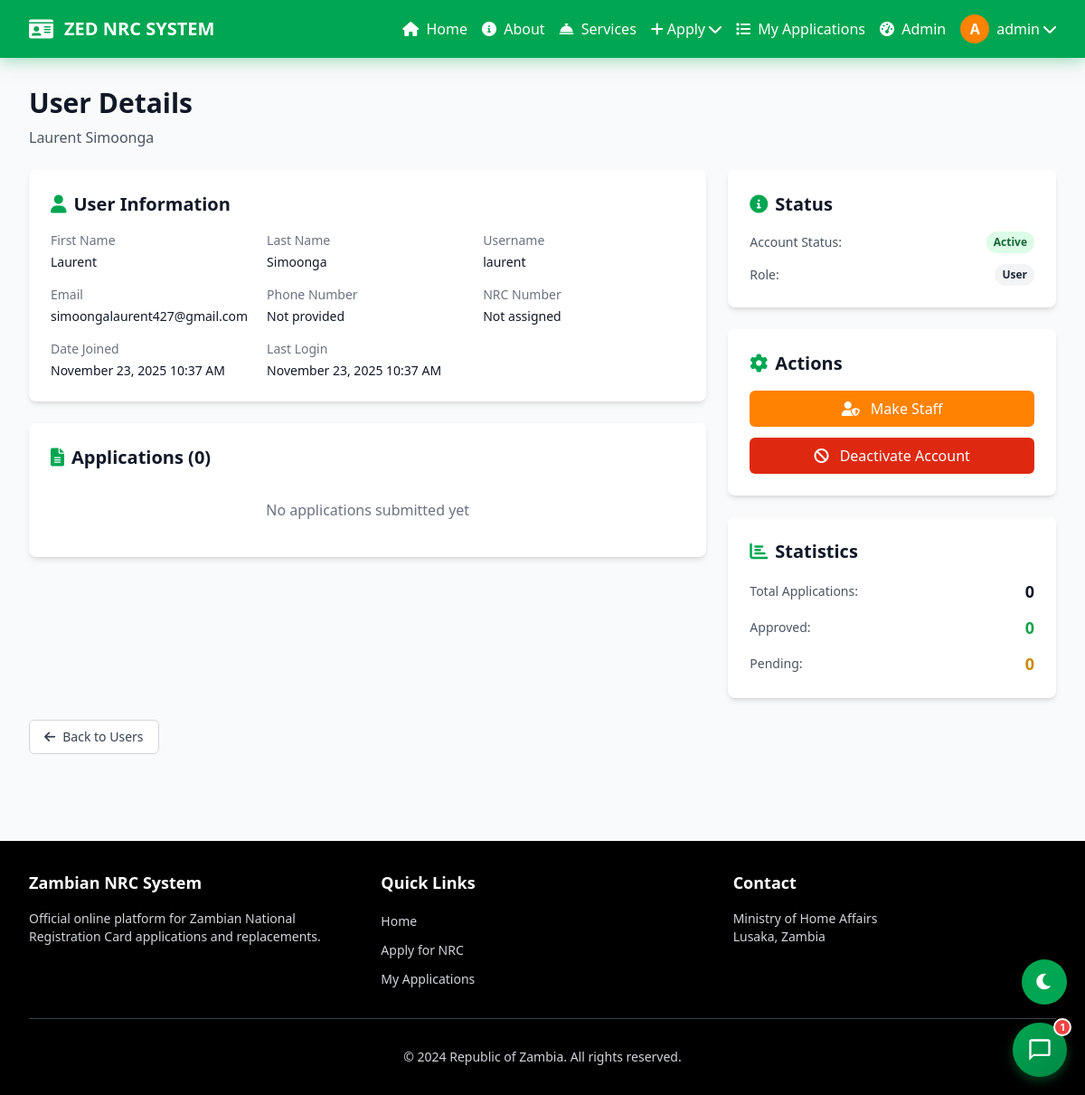
/dashboard/user/1/ (signed in), run on an earlier commit of the app's database.
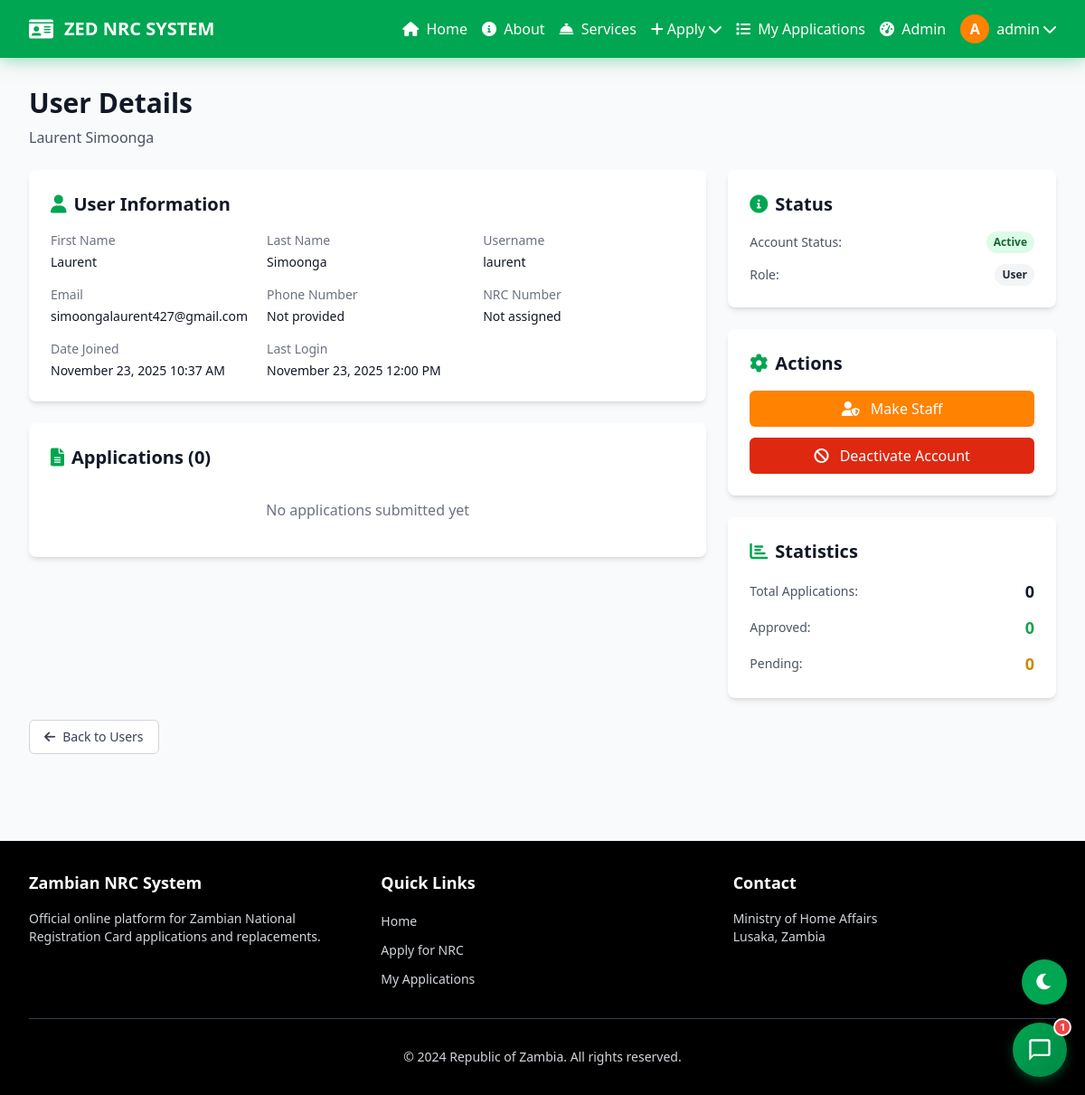
And on a later commit of the database.
### accounts/models.py (models this page shows, shortened)
class CustomUser(AbstractUser):
    phone_number = models.CharField(max_length=15, blank=True)
    nrc_number = models.CharField(max_length=20, blank=True, unique=True, null=True)
    profile_image = models.ImageField(upload_to='profile_images/', blank=True, null=True)
    bio = models.TextField(max_length=500, blank=True)
    otp_code = models.CharField(max_length=6, blank=True, null=True)
    otp_created_at = models.DateTimeField(blank=True, null=True)
    otp_verified = models.BooleanField(default=False)
    def get_initials(self):
        if self.first_name and self.last_name:
            return f"{self.first_name[0]}{self.last_name[0]}".upper()
        return self.username[0].upper() if self.username else "U"

### applications/views.py (the view, shortened to what this page needs)
# urls.py: path('dashboard/user/<int:user_id>/', views.admin_user_detail, name='admin_user_detail'),
@user_passes_test(is_admin)
def admin_user_detail(request, user_id):
    from django.contrib.auth import get_user_model
    User = get_user_model()
    user = get_object_or_404(User, pk=user_id)
    user_applications = NRCApplication.objects.filter(user=user)
    context = {
        'viewed_user': user,
        'user_applications': user_applications,
    }
    return render(request, 'applications/admin_user_detail.html', context)

### applications/views.py (called while the page is built)
def is_admin(user):
    return user.is_staff or user.is_superuser

### templates/applications/admin_user_detail.html (shortened to what the changed rows need)
{% extends 'base.html' %}
{% block content %}
<div class="max-w-6xl mx-auto">
    <div class="mb-6">
        <h1 class="text-3xl font-bold text-gray-900 mb-2">User Details</h1>
        <p class="text-gray-600">{{ viewed_user.get_full_name|default:viewed_user.username }}</p>
    </div>
    <div class="grid grid-cols-1 lg:grid-cols-3 gap-6">
        <div class="lg:col-span-2 space-y-6">
            <div class="bg-white rounded-lg shadow-md p-6">
                <h2 class="text-xl font-semibold text-gray-900 mb-4">
                    <i class="fas fa-user text-zambian-green mr-2"></i>User Information
                </h2>
                <div class="grid grid-cols-1 md:grid-cols-2 gap-4">
                    <div>
                        <label class="block text-sm font-medium text-gray-500">First Name</label>
                        <p class="mt-1 text-sm text-gray-900">{{ viewed_user.first_name|default:"Not provided" }}</p>
                    </div>
                    <div>
                        <label class="block text-sm font-medium text-gray-500">Last Name</label>
                        <p class="mt-1 text-sm text-gray-900">{{ viewed_user.last_name|default:"Not provided" }}</p>
                    </div>
                    <div>
                        <label class="block text-sm font-medium text-gray-500">Username</label>
                        <p class="mt-1 text-sm text-gray-900">{{ viewed_user.username }}</p>
                    </div>
                    <div>
                        <label class="block text-sm font-medium text-gray-500">Email</label>
                        <p class="mt-1 text-sm text-gray-900">{{ viewed_user.email }}</p>
                    </div>
                    <div>
                        <label class="block text-sm font-medium text-gray-500">Phone Number</label>
                        <p class="mt-1 text-sm text-gray-900">{{ viewed_user.phone_number|default:"Not provided" }}</p>
                    </div>
                    <div>
                        <label class="block text-sm font-medium text-gray-500">NRC Number</label>
                        <p class="mt-1 text-sm text-gray-900">{{ viewed_user.nrc_number|default:"Not assigned" }}</p>
                    </div>
                    <div>
                        <label class="block text-sm font-medium text-gray-500">Date Joined</label>
                        <p class="mt-1 text-sm text-gray-900">{{ viewed_user.date_joined|date:"F d, Y g:i A" }}</p>
                    </div>
                    <div>
                        <label class="block text-sm font-medium text-gray-500">Last Login</label>
                        <p class="mt-1 text-sm text-gray-900">{{ viewed_user.last_login|date:"F d, Y g:i A"|default:"Never" }}</p>
                    </div>
                </div>
            </div>
            <div class="bg-white rounded-lg shadow-md p-6">
                <h2 class="text-xl font-semibold text-gray-900 mb-4">
                    <i class="fas fa-file-alt text-zambian-green mr-2"></i>Applications ({{ user_applications.count }})
                </h2>
            </div>
        </div>
        <div class="space-y-6">
            <div class="bg-white rounded-lg shadow-md p-6">
                <h2 class="text-xl font-semibold text-gray-900 mb-4">
                    <i class="fas fa-info-circle text-zambian-green mr-2"></i>Status
                </h2>
            </div>
            {% if not viewed_user.is_superuser %}
            <div class="bg-white rounded-lg shadow-md p-6">
                <h2 class="text-xl font-semibold text-gray-900 mb-4">
                    <i class="fas fa-cog text-zambian-green mr-2"></i>Actions
                </h2>
            </div>
            {% endif %}
            <div class="bg-white rounded-lg shadow-md p-6">
                <h2 class="text-xl font-semibold text-gray-900 mb-4">
                    <i class="fas fa-chart-bar text-zambian-green mr-2"></i>Statistics
                </h2>
            </div>
        </div>
    </div>
</div>
{% endblock %}

What changed in the data, as far as the page shows it:
changed CustomUser "Laurent Simoonga": last_login "November 23, 2025 10:37 AM" → "November 23, 2025 12:00 PM"
